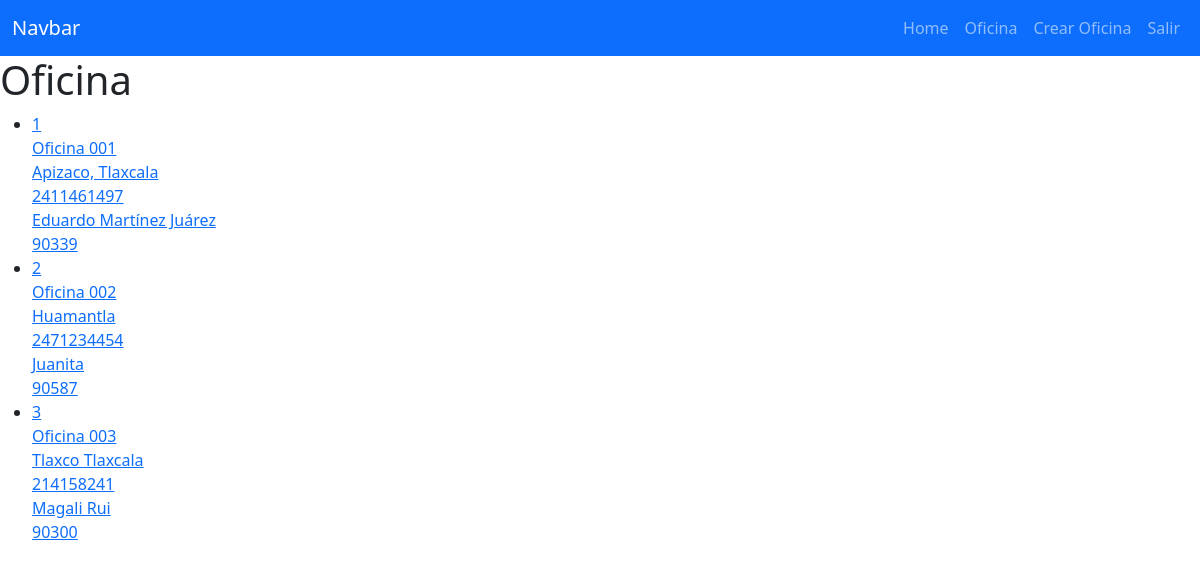
The page /oficina/ (signed in) on the database as committed earlier.
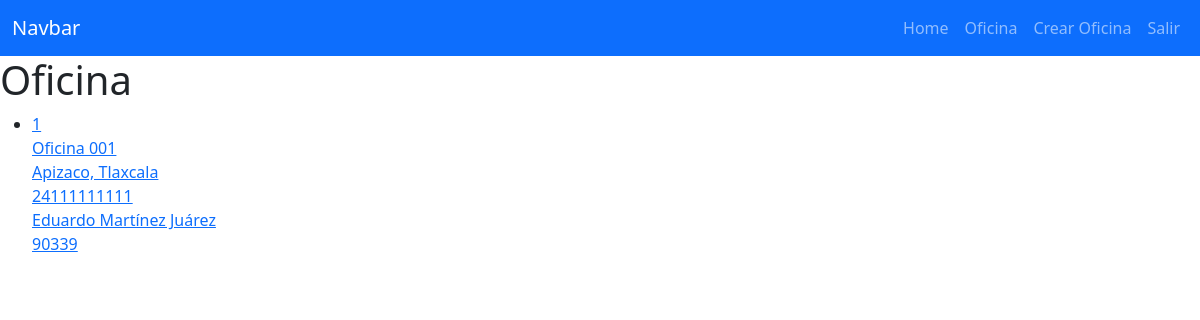
The same page on the database as committed later.
### CatalogoDePlacas/models.py (models this page shows, shortened)
class Oficina(models.Model):
    oficinaId = models.IntegerField(default=1)
    nombre = models.CharField(max_length=40)
    ciudad = models.CharField(max_length=30)
    telefono = models.CharField(max_length=15)
    responsable = models.CharField(max_length=40, null=True)
    cp = models.CharField(max_length=5, default=0)

### CatalogoDePlacas/views.py (the view)
# urls.py: path('oficina/', views.oficina, name='oficina'),
@login_required
def oficina(request):
     oficinas = Oficina.objects.all
     return render(request, 'oficina.html', {
         'oficinas': oficinas
     })

### CatalogoDePlacas/templates/oficina.html
{% extends 'base.html' %}
{% block content%}
    <h1>Oficina</h1>
    <ul>
        {% for oficina in oficinas %}
            <li>
                <a href="{% url 'oficinaDetalle' oficina.oficinaId %}">
                    {{oficina.oficinaId}}<br/>
                    {{oficina.nombre}}<br/>
                    {{oficina.ciudad}}<br/>
                    {{oficina.telefono}}<br/>
                    {{oficina.responsable}}<br/>
                    {{oficina.cp}}<br/>
                </a>
            </li>
        {% endfor %}
    </ul>
{% endblock %}

### CatalogoDePlacas/templates/base.html (shortened to what this page needs)
<!DOCTYPE html>
<html lang="es">
<head>
    <link rel="stylesheet" href="https://cdn.jsdelivr.net/npm/bootstrap@5.3.2/dist/css/bootstrap.min.css">
</head>
<body>
      <nav class="navbar navbar-expand-lg bg-primary" data-bs-theme="dark">
        <div class="container-fluid">
          <a class="navbar-brand" href="#">Navbar</a>
          <div class="collapse navbar-collapse" id="navbarNav">
            <ul class="navbar-nav ms-auto">
                <li class="nav-item">
                    <a class="nav-link" href="/">Home</a>
                </li>
                {% if user.is_authenticated %}
                    <li class="nav-item">
                        <a class="nav-link" href="/oficina">Oficina</a>
                    </li>
                    <li class="nav-item">
                        <a class="nav-link" href="/oficinaCrear/">Crear Oficina</a>
                    </li>
                    <li class="nav-item">
                        <a class="nav-link" href="/cerrarSesion">Salir</a>
                    </li>
                {% endif %}
              </ul>
          </div>
        </div>
      </nav>
    {% block content %}
    {% endblock %}
</body>
</html>

Rows that differ between the two databases and show on the page:
removed Oficina: oficinaId "2", nombre "Oficina 002", ciudad "Huamantla", telefono "2471234454", responsable "Juanita", cp "90587"
removed Oficina: oficinaId "3", nombre "Oficina 003", ciudad "Tlaxco Tlaxcala", telefono "214158241", responsable "Magali Rui", cp "90300"
changed Oficina "Oficina 001": telefono "2411461497" → "24111111111"
